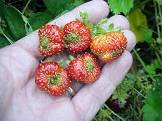
#> input picture Ripe & Unripe Fruits/ripe strawberry/138.jpg, 162 x 121 px; its folder holds only this picture in this run
$ python -i gui.py   (imports and definitions only)
#> lines starting #> are read from the running program, lines starting #| are printed output that depends on the picture; after the words box and inside, x2 and y2 are one past the last pixel; in counts of white or black regions, pixels touching at a corner belong together
import tkinter as tk
from tkinter import filedialog, messagebox, ttk
import cv2
import numpy as np
import os
from PIL import Image, ImageTk
from sklearn.neighbors import KNeighborsClassifier
from sklearn.metrics import accuracy_score
from sklearn.preprocessing import StandardScaler

# ==========================================
# 1. FUNGSI BACKEND (PENGOLAHAN CITRA & ML)
# ==========================================
def extract_features(image_path):
    img = cv2.imread(image_path)
#> img is the input picture: shape (121, 162, 3); mean B, G, R 112, 129, 134.4
    if img is None: return None

    img_resized = cv2.resize(img, (100, 100))
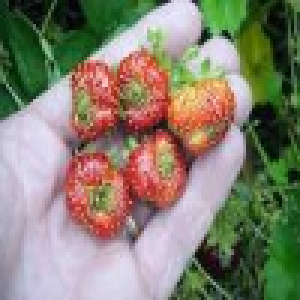
#> img_resized: shape (100, 100, 3) (shown 3 times larger); mean B, G, R 111.9, 128.8, 134.2
    blurred = cv2.GaussianBlur(img_resized, (5, 5), 0)
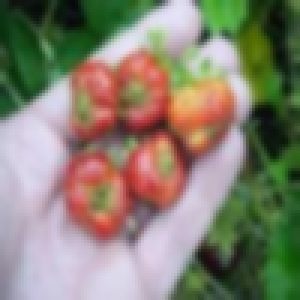
#> blurred: shape (100, 100, 3) (shown 3 times larger); mean B, G, R 111.9, 128.8, 134.3
    hsv_img = cv2.cvtColor(blurred, cv2.COLOR_BGR2HSV)
#> hsv_img: shape (100, 100, 3); mean H, S, V 77.1, 92.9, 151.8
    gray = cv2.cvtColor(blurred, cv2.COLOR_BGR2GRAY)
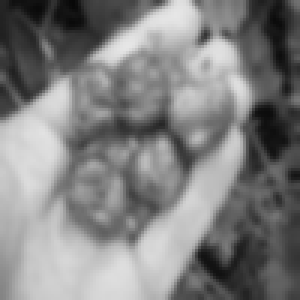
#> gray: shape (100, 100) (shown 3 times larger); min 8, max 230, mean 128.5

    _, mask = cv2.threshold(gray, 0, 255, cv2.THRESH_BINARY_INV + cv2.THRESH_OTSU)
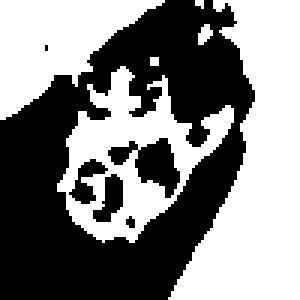
#> mask: shape (100, 100) (shown 3 times larger); 50.8% white; 6 black regions (2 under 20 px), largest, box (x1, y1, x2, y2) and area: (0, 0, 85, 100) 4504, (36, 46, 60, 66) 225, (31, 58, 41, 74) 93, (23, 53, 36, 68) 86

    if not np.any(mask > 0): return [0]*9

    h_channel, s_channel, v_channel = hsv_img[:, :, 0], hsv_img[:, :, 1], hsv_img[:, :, 2]
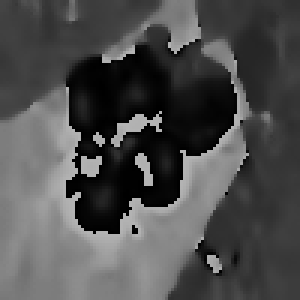
#> h_channel: shape (100, 100) (shown 3 times larger); min 0, max 179, mean 77.1
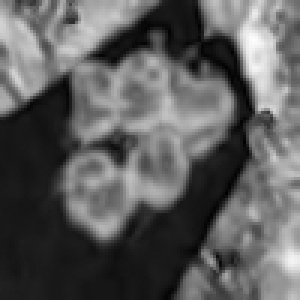
#> s_channel: shape (100, 100) (shown 3 times larger); min 0, max 253, mean 92.9
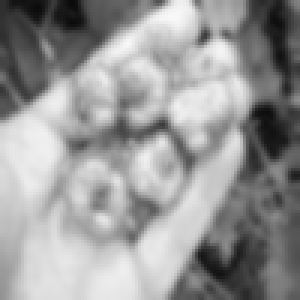
#> v_channel: shape (100, 100) (shown 3 times larger); min 11, max 248, mean 151.8

    h_mean, s_mean, v_mean = np.mean(h_channel[mask > 0]), np.mean(s_channel[mask > 0]), np.mean(v_channel[mask > 0])
#> h_mean = 54.5; s_mean = 134.6; v_mean = 102.4
    h_std, s_std, v_std = np.std(h_channel[mask > 0]), np.std(s_channel[mask > 0]), np.std(v_channel[mask > 0])
#> h_std = 40.29; s_std = 44.11; v_std = 45.56
    h_med, s_med, v_med = np.median(h_channel[mask > 0]), np.median(s_channel[mask > 0]), np.median(v_channel[mask > 0])
#> h_med = 55; s_med = 137; v_med = 98

    return [h_mean, s_mean, v_mean, h_std, s_std, v_std, h_med, s_med, v_med]

# [23 lines left out: function load_dataset_mangga, not called in this run]

# ==========================================
# 2. CLASS APLIKASI GUI MODERN
# ==========================================
class FruitDetectorApp:
    # [292 lines left out: functions __init__, setup_ui, train_model, upload_image, predict_image, not called in this run]

# [4 lines not run here, left out]

>>> result = extract_features('Ripe & Unripe Fruits/ripe strawberry/138.jpg')
#> result = [54.5, 134.6, 102.4, 40.29, 44.11, 45.56, 55, 137, 98]

$ run again, on Ripe & Unripe Fruits/ripe strawberry/163.jpg
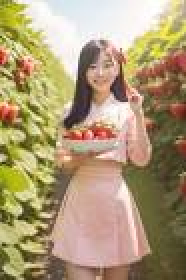
#> input picture Ripe & Unripe Fruits/ripe strawberry/163.jpg, 93 x 140 px (shown 2 times larger)
#> in extract_features, img is the input picture: shape (140, 93, 3); mean B, G, R 117.3, 153.8, 173.1
#> hsv_img: shape (100, 100, 3); mean H, S, V 26.2, 91.5, 173.6
#> in extract_features, `_, mask = cv2.threshold(gray, 0, 255, cv2.THRESH_BINARY_INV + cv2.THRE..`:
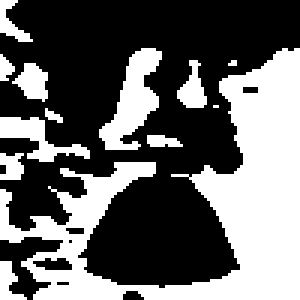
#> mask: shape (100, 100) (shown 3 times larger); 39.9% white; 13 white regions (3 under 20 px), largest, box (x1, y1, x2, y2) and area: (0, 16, 100, 100) 3004, (33, 16, 54, 50) 345, (0, 39, 30, 54) 183
#> in extract_features, `h_channel, s_channel, v_channel = hsv_img[:, :, 0], hsv_img[:, :, 1], ..`:
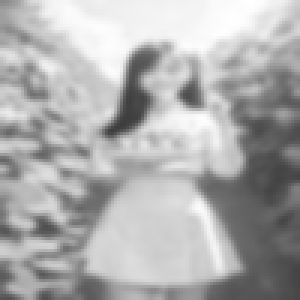
#> v_channel: shape (100, 100) (shown 3 times larger); min 61, max 255, mean 173.6
#> h_mean = 23.05; s_mean = 118.5; v_mean = 120.7
#> h_std = 23.71; s_std = 29.93; v_std = 31.75
#> h_med = 21; s_med = 120; v_med = 118
#> result = [23.05, 118.5, 120.7, 23.71, 29.93, 31.75, 21, 120, 118]

$ run again, on Ripe & Unripe Fruits/ripe strawberry/182.jpg
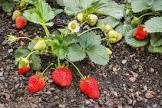
#> input picture Ripe & Unripe Fruits/ripe strawberry/182.jpg, 162 x 108 px
#> in extract_features, img is the input picture: shape (108, 162, 3); mean B, G, R 84.5, 109.4, 120.3
#> hsv_img: shape (100, 100, 3); mean H, S, V 28.5, 81.4, 126.4
#> mask: shape (100, 100); 66% white; 45 black regions (35 under 20 px), largest, box (x1, y1, x2, y2) and area: (8, 0, 100, 63) 2749, (88, 16, 100, 30) 144, (20, 68, 31, 77) 54
#> in extract_features, `h_channel, s_channel, v_channel = hsv_img[:, :, 0], hsv_img[:, :, 1], ..`:
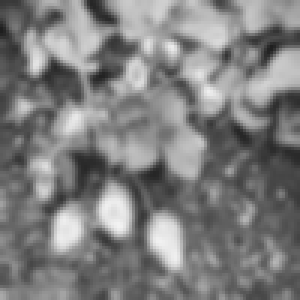
#> v_channel: shape (100, 100) (shown 3 times larger); min 30, max 242, mean 126.4
#> h_mean = 23.16; s_mean = 84.09; v_mean = 105
#> h_std = 33.49; s_std = 46.9; v_std = 36.09
#> h_med = 12; s_med = 67; v_med = 100
#> result = [23.16, 84.09, 105, 33.49, 46.9, 36.09, 12, 67, 100]
